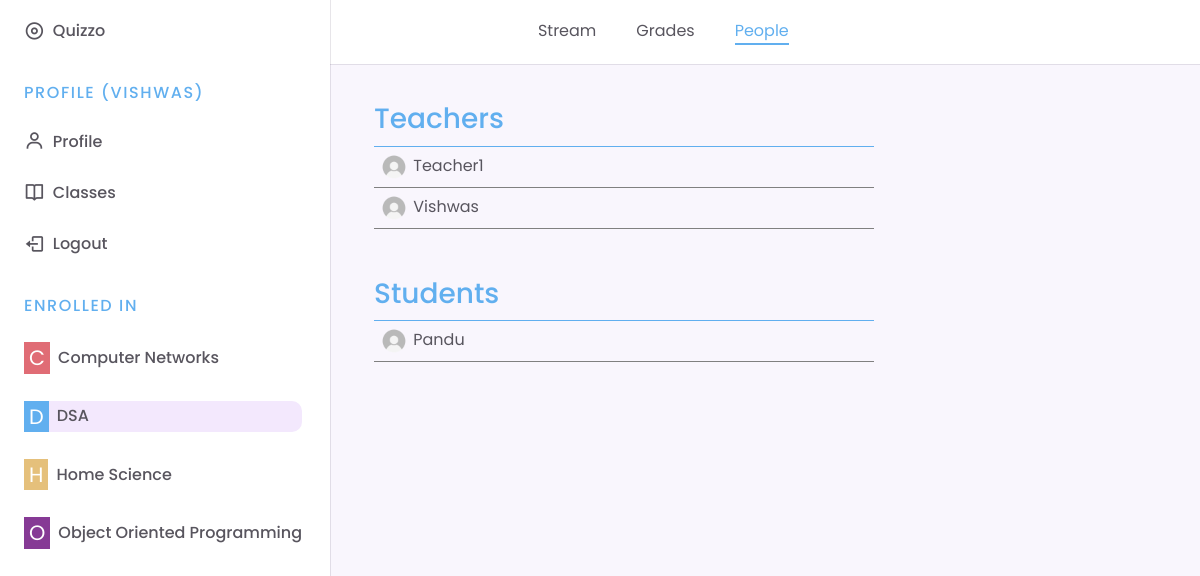
The app's page /subject/dsa/people/ (signed in) with its own data.
### quizapp/models.py (models this page shows, shortened)
class MyUser(AbstractUser):
    email = models.EmailField(max_length=264)
    profile_pic = models.ImageField(upload_to="profile_pics/", blank=True, null=True)
    is_student = models.BooleanField(default=False)
    is_teacher = models.BooleanField(default=False)

class Subject(models.Model):
    COLOR_CHOICES = [
        ("#E06C75", "RED"),
        ("#E5C07B", "YELLOW"),
        ("#98C379", "GREEN"),
        ("#61AFEF", "BLUE"),
        ("#863A95", "PURPLE"),
    ]
    name = models.CharField(max_length=256, primary_key=True)
    color = models.CharField(max_length=20, choices=COLOR_CHOICES, default="#863A95")
    slug = models.SlugField(unique=True)

class Teacher(models.Model):
    user = models.OneToOneField(
        MyUser, on_delete=models.CASCADE, related_name="teacher"
    )
    subjects = models.ManyToManyField(Subject, related_name="teachers", blank=True)

class Student(models.Model):
    user = models.OneToOneField(
        MyUser, on_delete=models.CASCADE, related_name="student"
    )
    subjects = models.ManyToManyField(Subject, related_name="students", blank=True)
    registration_number = models.IntegerField(primary_key=True)
    roll_no = models.IntegerField()

### quizapp/views.py (the view)
# urls.py: path('subject/<slug:subject_slug>/people/',views.subject_people,name='subject_people'),
@login_required(login_url="login")
def subject_people(request, subject_slug):
    user = request.user
    subject = Subject.objects.get(slug=subject_slug)
    teachers = Teacher.objects.filter(subjects=subject)
    students = Student.objects.filter(subjects=subject)
    subjects = getSubjects(user)
    context = {
        "teachers": teachers,
        "students": students,
        "subjects": subjects,
        "subject": subject,
    }
    return render(request, "quizapp/subject_people.html", context)

### quizapp/views.py (called while the page is built)
def getSubjects(user):
    if user.is_student:
        return user.student.subjects.all()
    if user.is_teacher:
        return user.teacher.subjects.all()

### quizapp/templates/quizapp/subject_people.html (shortened to what this page needs)
<!DOCTYPE html>
{% extends 'quizapp/subject.html' %}
{% load static %}
{% block header_contents %}
    <div class="h_contents">
    <a href="{%url 'subject' subject.slug %}" class="h_link">Stream</a>
    <a href="{%url 'subject_grades' subject.slug  %}" class="h_link">Grades</a>
    <a href="{%url 'subject_people' subject.slug  %}" class="h_link current">People</a>
    </div>
{% endblock header_contents %}
{% block body_block %}
    <div class="container">
        <div class="subject_container">
            <div class="teachers">
                <h3 class="people_heading">Teachers</h3>
                {% for teacher in teachers %}
                    <div class="person">
                        <img src="/media/profile_pics/default_profile.png" class="mini-dp" alt="">
                    {{teacher.user.username|title}}</div>
                {% endfor %}
            </div>
            <div class="students mt-5">
                <h3 class="people_heading">Students</h3>
                {% for student in students %}
                    <div class="person">
                        <img src="/media/profile_pics/default_profile.png" class="mini-dp" alt="">
                    {{student.user.username|title}}</div>
                {% endfor %}
            </div>
        </div>
    </div>
{% endblock body_block %}

### quizapp/templates/quizapp/subject.html (shortened to what this page needs)
<!DOCTYPE html>
{% extends 'quizapp/base.html' %}
{% load static %}
{% load crispy_forms_tags %}
{% block subject_list %}
    <div class="nav_items">
        <h3 class="nav_title">Enrolled in</h3>
        {% for sub in subjects %}
            {% if sub == subject %}
            <a href="{% url 'subject' sub.slug %}"  class="nav_link current_sub">
            {% else %}
            <a href="{% url 'subject' sub.slug %}"  class="nav_link">
            {% endif %}
                <span class="nav_icon" style="background:{{sub.color}};color:white;padding:0 5px;">
                {{ sub.name|slice:"1" }}
                </span>
                <span class="nav_name">{{sub.name}}</span>
            </a>
        {% endfor %}
    </div>
{% endblock subject_list %}

### quizapp/templates/quizapp/base.html (shortened to what this page needs)
<!DOCTYPE html>
{% load static %}
<html lang="en">
<head>
    <link rel="stylesheet" href="https://stackpath.bootstrapcdn.com/bootstrap/4.3.1/css/bootstrap.min.css">
    <link href='https://unpkg.com/boxicons@2.0.7/css/boxicons.min.css' rel='stylesheet'>
    <link rel="stylesheet" href="{% static 'css/base.css' %}">
</head>
<body>
    <header class="header">
        <div class="header_container">
            <div>
            <a href="/" class="header_logo">Quizzo</a>
            </div>
            {% block header_contents %}
            {% endblock header_contents %}
        </div>
    </header>
    {% block nav_block %}
    <div class="nav" id="navbar">
        <nav class="nav_container">
            <div>
                <a href="/" class="nav_link nav_logo">
                    <i class='bx bx-disc nav_icon'></i>
                    <span class="nav_name">Quizzo</span>
                </a>
                <div class="nav_list">
                    <div class="nav_items">
                        <h3 class="nav_title">Profile
                            {% if user.is_authenticated %}
                                ({{ user.username}})
                            {% endif %}
                        </h3>
                        <a href="{% url 'profile' %}" class="nav_link">
                            <i class='bx bx-user nav_icon' ></i>
                            <span class="nav_name">Profile</span>
                        </a>
                        <a href="/" class="nav_link">
                            <i class='bx bx-book-open nav_icon'></i>
                            <span class="nav_name">Classes</span>
                        </a>
                        <a href="{% url 'logout' %}" class="nav_link">
                            <i class='bx bx-log-out nav_icon'></i>
                            <span class="nav_name">Logout</span>
                        </a>
                    </div>
                    {% block subject_list %}{% endblock subject_list %}
                </div>
            </div>
        </nav>
    </div>
    {% endblock nav_block %}
    {% block body_block %}{% endblock body_block %}
</body>
</html>

### quizapp/static/css/base.css (style rules this page uses)
:root { --header-height:3.5rem; --nav-width:330px; --first-color: #6923D0; --first-color-light: #F3E8FD; --title-color:#19181B; --text-color:#58555E; --body-color:#F9F6FD; --container-color: #FFFFFF; --body-font: 'Poppins',sans-serif; --normal-font-size:0.93rem; --small-font-size:0.75rem; --smaller-font-size:0.75rem; --font-medium:500; --font-semi-bold:600; --z-fixed : 100; }
@media screen and (min-width: 1024px) { :root { --normal-font-size:1rem; --small-font-size:0.875rem; --smaller-font-size:0.813rem; } }
*,::before,::after { box-sizing: border-box; }
body { margin:var(--header-height) 0 0 0 ; padding:1rem 1rem 0; font-family : var(--body-font); font-size: var(--normal-font-size); background-color: var(--body-color); color:var(--text-color); }
h3 { margin: 0; }
a,a:hover { text-decoration: none; }
img { max-width: 100%; height:auto; }
.header { position: fixed; top: 0; left: 0; width: 100%; background-color:var(--container-color); box-shadow: 0 1px 0 rgba(22,8,43,0.1); padding:5px 20px; z-index: var(--z-fixed); }
.header_container { display: flex; align-items: center; justify-content:space-between; height:var(--header-height); }
.header_logo { color: var(--title-color); font-weight: var(--font-medium); font-size: 1.5rem; }
.nav { position: fixed; top:0; left:-100%; height:100vh; padding:1rem 1rem 3rem; background-color:var(--container-color); z-index: var(--z-fixed); box-shadow: 1px 0 0 rgba(22,8,43,.1); transition:0.4s all ease; }
.nav_container { height:100%; display:flex; flex-direction: column; justify-content: space-between; overflow: auto; scrollbar-width: none; }
.nav_logo { font-weight: var(--font-semi-bold); font-size:1.5rem; margin-bottom: 2.5rem; }
.nav_list,.nav_items { display:grid; }
.nav_list { row-gap: 2.5rem; }
.nav_items { row-gap: 1.5rem; font-size: 1rem; }
.nav_link { display: flex; align-items: center; color: var(--text-color); text-decoration: none; }
.nav_title { font-size: var(--normal-font-size); text-transform: uppercase; letter-spacing:0.1rem; color:var(--first-color); }
.nav_icon { font-size:1.2rem; margin-right: .5rem; }
.nav_name { font-size: var(--normal-font-size); font-weight:var(--font-medium); white-space: nowrap; }
@media screen and (min-width:760px) { body { padding:1rem 3rem 0 6rem; } }
@media screen and (min-width:760px) { .header { padding:0 3rem 0 6rem; } }
@media screen and (min-width:760px) { .header_container { height: calc(var(--header-height) + 0.5rem); } }
@media screen and (min-width:760px) { .nav { left: 0; padding:1.2rem 1.5rem 3rem; width:75px; } }
@media screen and (min-width:760px) { .nav_items { row-gap:1.7rem; } }
@media screen and (min-width:760px) { .nav_icon { font-size: 1.3rem; } }
@media screen and (min-width:760px) { .nav_name,.nav_title { opacity:0; } }

### records on screen
MyUser: username "VISHWAS"
Subject: name "C", name "Computer Networks"
Subject: name "D", name "DSA"
Subject: name "H", name "Home Science"
Subject: name "O", name "Object Oriented Programming"
Teacher: user.username "Teacher1"
Teacher: user.username "Vishwas"
Student: user.username "Pandu"
